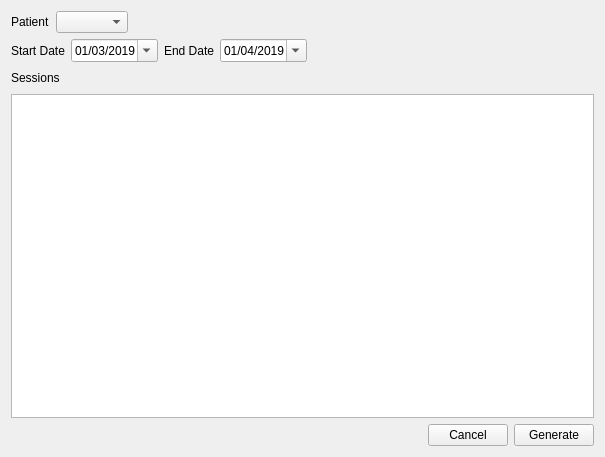
<?xml version="1.0" encoding="UTF-8"?>
<ui version="4.0">
 <class>Report</class>
 <widget class="QWidget" name="Report">
  <property name="geometry">
   <rect>
    <x>0</x>
    <y>0</y>
    <width>605</width>
    <height>457</height>
   </rect>
  </property>
  <property name="windowTitle">
   <string>Generate report</string>
  </property>
  <layout class="QVBoxLayout" name="verticalLayout">
   <item>
    <layout class="QHBoxLayout" name="horizontalLayout_2">
     <item>
      <widget class="QLabel" name="label">
       <property name="text">
        <string>Patient</string>
       </property>
      </widget>
     </item>
     <item>
      <widget class="QComboBox" name="patient_cb">
       <property name="editable">
        <bool>false</bool>
       </property>
      </widget>
     </item>
     <item>
      <spacer name="horizontalSpacer_3">
       <property name="orientation">
        <enum>Qt::Horizontal</enum>
       </property>
       <property name="sizeHint" stdset="0">
        <size>
         <width>40</width>
         <height>20</height>
        </size>
       </property>
      </spacer>
     </item>
    </layout>
   </item>
   <item>
    <layout class="QHBoxLayout" name="horizontalLayout_3">
     <item>
      <widget class="QLabel" name="label_2">
       <property name="text">
        <string>Start Date</string>
       </property>
      </widget>
     </item>
     <item>
      <widget class="QDateEdit" name="sdate_de">
       <property name="dateTime">
        <datetime>
         <hour>0</hour>
         <minute>0</minute>
         <second>0</second>
         <year>2019</year>
         <month>3</month>
         <day>1</day>
        </datetime>
       </property>
       <property name="displayFormat">
        <string>dd/MM/yyyy</string>
       </property>
       <property name="calendarPopup">
        <bool>true</bool>
       </property>
      </widget>
     </item>
     <item>
      <widget class="QLabel" name="label_4">
       <property name="text">
        <string>End Date</string>
       </property>
      </widget>
     </item>
     <item>
      <widget class="QDateEdit" name="edate_de">
       <property name="dateTime">
        <datetime>
         <hour>0</hour>
         <minute>0</minute>
         <second>0</second>
         <year>2019</year>
         <month>4</month>
         <day>1</day>
        </datetime>
       </property>
       <property name="displayFormat">
        <string>dd/MM/yyyy</string>
       </property>
       <property name="calendarPopup">
        <bool>true</bool>
       </property>
      </widget>
     </item>
     <item>
      <spacer name="horizontalSpacer_4">
       <property name="orientation">
        <enum>Qt::Horizontal</enum>
       </property>
       <property name="sizeHint" stdset="0">
        <size>
         <width>40</width>
         <height>20</height>
        </size>
       </property>
      </spacer>
     </item>
    </layout>
   </item>
   <item>
    <layout class="QHBoxLayout" name="horizontalLayout_4">
     <item>
      <widget class="QLabel" name="label_3">
       <property name="text">
        <string>Sessions</string>
       </property>
      </widget>
     </item>
     <item>
      <spacer name="horizontalSpacer_2">
       <property name="orientation">
        <enum>Qt::Horizontal</enum>
       </property>
       <property name="sizeHint" stdset="0">
        <size>
         <width>40</width>
         <height>20</height>
        </size>
       </property>
      </spacer>
     </item>
    </layout>
   </item>
   <item>
    <widget class="QTableWidget" name="sessions_tw">
     <property name="selectionBehavior">
      <enum>QAbstractItemView::SelectRows</enum>
     </property>
    </widget>
   </item>
   <item>
    <layout class="QHBoxLayout" name="horizontalLayout">
     <item>
      <spacer name="horizontalSpacer">
       <property name="orientation">
        <enum>Qt::Horizontal</enum>
       </property>
       <property name="sizeHint" stdset="0">
        <size>
         <width>40</width>
         <height>20</height>
        </size>
       </property>
      </spacer>
     </item>
     <item>
      <widget class="QPushButton" name="cancel_pb">
       <property name="text">
        <string>Cancel</string>
       </property>
      </widget>
     </item>
     <item>
      <widget class="QPushButton" name="generate_pb">
       <property name="text">
        <string>Generate</string>
       </property>
      </widget>
     </item>
    </layout>
   </item>
  </layout>
 </widget>
 <resources/>
 <connections/>
</ui>
